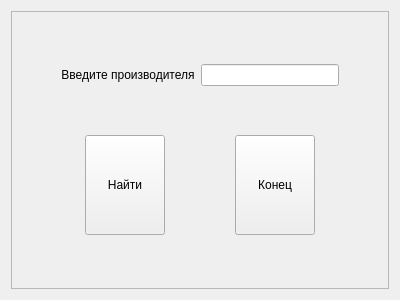
<?xml version="1.0" encoding="UTF-8"?>
<ui version="4.0">
 <class>MakerForm</class>
 <widget class="QDialog" name="MakerForm">
  <property name="geometry">
   <rect>
    <x>0</x>
    <y>0</y>
    <width>400</width>
    <height>300</height>
   </rect>
  </property>
  <property name="windowTitle">
   <string>Dialog</string>
  </property>
  <layout class="QVBoxLayout" name="verticalLayout_4">
   <item>
    <widget class="QFrame" name="frame">
     <property name="frameShape">
      <enum>QFrame::StyledPanel</enum>
     </property>
     <property name="frameShadow">
      <enum>QFrame::Raised</enum>
     </property>
     <layout class="QHBoxLayout" name="horizontalLayout_3">
      <item>
       <layout class="QVBoxLayout" name="verticalLayout_3">
        <item>
         <layout class="QHBoxLayout" name="horizontalLayout">
          <item>
           <spacer name="horizontalSpacer_2">
            <property name="orientation">
             <enum>Qt::Horizontal</enum>
            </property>
            <property name="sizeType">
             <enum>QSizePolicy::Preferred</enum>
            </property>
            <property name="sizeHint" stdset="0">
             <size>
              <width>40</width>
              <height>20</height>
             </size>
            </property>
           </spacer>
          </item>
          <item>
           <layout class="QVBoxLayout" name="verticalLayout_2">
            <item>
             <widget class="QLabel" name="label">
              <property name="text">
               <string>Введите производителя</string>
              </property>
              <property name="alignment">
               <set>Qt::AlignCenter</set>
              </property>
             </widget>
            </item>
           </layout>
          </item>
          <item>
           <layout class="QVBoxLayout" name="verticalLayout">
            <item>
             <widget class="QLineEdit" name="makerLineEdit"/>
            </item>
           </layout>
          </item>
          <item>
           <spacer name="horizontalSpacer">
            <property name="orientation">
             <enum>Qt::Horizontal</enum>
            </property>
            <property name="sizeType">
             <enum>QSizePolicy::Preferred</enum>
            </property>
            <property name="sizeHint" stdset="0">
             <size>
              <width>40</width>
              <height>20</height>
             </size>
            </property>
           </spacer>
          </item>
         </layout>
        </item>
        <item>
         <layout class="QHBoxLayout" name="horizontalLayout_2">
          <item>
           <spacer name="horizontalSpacer_3">
            <property name="orientation">
             <enum>Qt::Horizontal</enum>
            </property>
            <property name="sizeHint" stdset="0">
             <size>
              <width>40</width>
              <height>20</height>
             </size>
            </property>
           </spacer>
          </item>
          <item>
           <widget class="QPushButton" name="pushButton">
            <property name="sizePolicy">
             <sizepolicy hsizetype="Expanding" vsizetype="Expanding">
              <horstretch>0</horstretch>
              <verstretch>0</verstretch>
             </sizepolicy>
            </property>
            <property name="minimumSize">
             <size>
              <width>0</width>
              <height>0</height>
             </size>
            </property>
            <property name="maximumSize">
             <size>
              <width>16777215</width>
              <height>100</height>
             </size>
            </property>
            <property name="text">
             <string>Найти</string>
            </property>
            <property name="autoDefault">
             <bool>false</bool>
            </property>
           </widget>
          </item>
          <item>
           <spacer name="horizontalSpacer_5">
            <property name="orientation">
             <enum>Qt::Horizontal</enum>
            </property>
            <property name="sizeHint" stdset="0">
             <size>
              <width>40</width>
              <height>20</height>
             </size>
            </property>
           </spacer>
          </item>
          <item>
           <widget class="QPushButton" name="pushButton_3">
            <property name="sizePolicy">
             <sizepolicy hsizetype="Expanding" vsizetype="Fixed">
              <horstretch>0</horstretch>
              <verstretch>0</verstretch>
             </sizepolicy>
            </property>
            <property name="maximumSize">
             <size>
              <width>16777215</width>
              <height>100</height>
             </size>
            </property>
            <property name="text">
             <string>Конец</string>
            </property>
            <property name="autoDefault">
             <bool>false</bool>
            </property>
           </widget>
          </item>
          <item>
           <spacer name="horizontalSpacer_4">
            <property name="orientation">
             <enum>Qt::Horizontal</enum>
            </property>
            <property name="sizeHint" stdset="0">
             <size>
              <width>40</width>
              <height>20</height>
             </size>
            </property>
           </spacer>
          </item>
         </layout>
        </item>
       </layout>
      </item>
     </layout>
    </widget>
   </item>
  </layout>
 </widget>
 <resources/>
 <connections>
  <connection>
   <sender>pushButton_3</sender>
   <signal>clicked()</signal>
   <receiver>MakerForm</receiver>
   <slot>close()</slot>
   <hints>
    <hint type="sourcelabel">
     <x>290</x>
     <y>194</y>
    </hint>
    <hint type="destinationlabel">
     <x>315</x>
     <y>481</y>
    </hint>
   </hints>
  </connection>
 </connections>
</ui>
